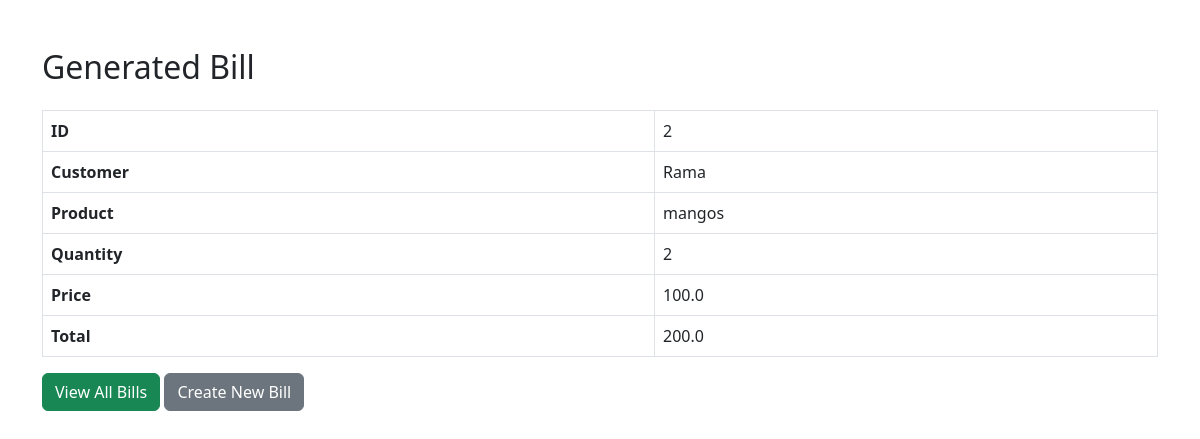
The app's page /bill/2 with its own data.
### tables this page shows
CREATE TABLE bills (
            id INTEGER PRIMARY KEY AUTOINCREMENT,
            customer TEXT NOT NULL,
            product TEXT NOT NULL,
            qty INTEGER NOT NULL,
            price REAL NOT NULL,
            total REAL NOT NULL
        );

### app.py (the view)
@app.route('/bill/<int:bill_id>')
def show_bill(bill_id):
    conn = sqlite3.connect(DB_PATH)
    c = conn.cursor()
    c.execute("SELECT * FROM bills WHERE id = ?", (bill_id,))
    row = c.fetchone()
    conn.close()
    return render_template('bill.html', bill=row)

### templates/bill.html (shortened to what this page needs)
<!DOCTYPE html>
<html lang="en">
<head>
    <link href="https://cdn.jsdelivr.net/npm/bootstrap@5.3.0/dist/css/bootstrap.min.css" rel="stylesheet">
</head>
<body class="container mt-5">
    <h2 class="mb-4">Generated Bill</h2>
    <table class="table table-bordered">
        <tr><th>ID</th><td>{{ bill[0] }}</td></tr>
        <tr><th>Customer</th><td>{{ bill[1] }}</td></tr>
        <tr><th>Product</th><td>{{ bill[2] }}</td></tr>
        <tr><th>Quantity</th><td>{{ bill[3] }}</td></tr>
        <tr><th>Price</th><td>{{ bill[4] }}</td></tr>
        <tr><th>Total</th><td>{{ bill[5] }}</td></tr>
    </table>
    <a href="/view" class="btn btn-success">View All Bills</a>
    <a href="/" class="btn btn-secondary">Create New Bill</a>
</body>
</html>

### records on screen
bills: id "2", customer "Rama", product "mangos", qty "2", price "100.0", total "200.0"
